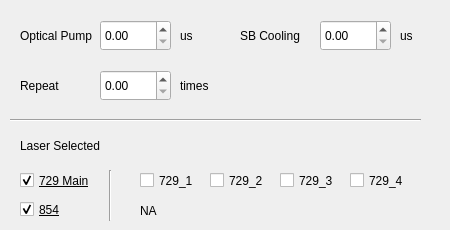
    <widget class="QWidget" name="tab_6">
     <attribute name="title">
      <string>Opt Pump SB Cooling</string>
     </attribute>
     <widget class="QLabel" name="label_41">
      <property name="geometry">
       <rect>
        <x>20</x>
        <y>20</y>
        <width>131</width>
        <height>31</height>
       </rect>
      </property>
      <property name="font">
       <font>
        <family>Arial</family>
        <pointsize>9</pointsize>
        <weight>50</weight>
        <bold>false</bold>
        <strikeout>false</strikeout>
       </font>
      </property>
      <property name="text">
       <string>Optical Pump</string>
      </property>
     </widget>
     <widget class="QLabel" name="label_40">
      <property name="geometry">
       <rect>
        <x>180</x>
        <y>20</y>
        <width>31</width>
        <height>31</height>
       </rect>
      </property>
      <property name="font">
       <font>
        <family>Arial</family>
        <pointsize>9</pointsize>
        <weight>50</weight>
        <bold>false</bold>
        <strikeout>false</strikeout>
       </font>
      </property>
      <property name="text">
       <string>us</string>
      </property>
     </widget>
     <widget class="QDoubleSpinBox" name="doubleSpinBox_OP">
      <property name="geometry">
       <rect>
        <x>100</x>
        <y>20</y>
        <width>71</width>
        <height>31</height>
       </rect>
      </property>
      <property name="font">
       <font>
        <family>Arial</family>
        <pointsize>9</pointsize>
        <weight>50</weight>
        <bold>false</bold>
        <strikeout>false</strikeout>
       </font>
      </property>
      <property name="layoutDirection">
       <enum>Qt::LeftToRight</enum>
      </property>
      <property name="alignment">
       <set>Qt::AlignLeading|Qt::AlignLeft|Qt::AlignVCenter</set>
      </property>
      <property name="maximum">
       <double>999999.989999999990687</double>
      </property>
     </widget>
     <widget class="QCheckBox" name="Laser_729_1_OP">
      <property name="geometry">
       <rect>
        <x>140</x>
        <y>170</y>
        <width>91</width>
        <height>21</height>
       </rect>
      </property>
      <property name="font">
       <font>
        <family>Arial</family>
        <pointsize>9</pointsize>
        <weight>50</weight>
        <bold>false</bold>
        <strikeout>false</strikeout>
       </font>
      </property>
      <property name="text">
       <string>729_1</string>
      </property>
     </widget>
     <widget class="QCheckBox" name="Laser_729_3_OP">
      <property name="geometry">
       <rect>
        <x>280</x>
        <y>170</y>
        <width>91</width>
        <height>21</height>
       </rect>
      </property>
      <property name="font">
       <font>
        <family>Arial</family>
        <pointsize>9</pointsize>
        <weight>50</weight>
        <bold>false</bold>
        <strikeout>false</strikeout>
       </font>
      </property>
      <property name="text">
       <string>729_3</string>
      </property>
     </widget>
     <widget class="QCheckBox" name="Laser_729_2_OP">
      <property name="geometry">
       <rect>
        <x>210</x>
        <y>170</y>
        <width>91</width>
        <height>21</height>
       </rect>
      </property>
      <property name="font">
       <font>
        <family>Arial</family>
        <pointsize>9</pointsize>
        <weight>50</weight>
        <bold>false</bold>
        <strikeout>false</strikeout>
       </font>
      </property>
      <property name="text">
       <string>729_2</string>
      </property>
     </widget>
     <widget class="QCheckBox" name="Laser_729_4_OP">
      <property name="geometry">
       <rect>
        <x>350</x>
        <y>170</y>
        <width>91</width>
        <height>21</height>
       </rect>
      </property>
      <property name="font">
       <font>
        <family>Arial</family>
        <pointsize>9</pointsize>
        <weight>50</weight>
        <bold>false</bold>
        <strikeout>false</strikeout>
       </font>
      </property>
      <property name="text">
       <string>729_4</string>
      </property>
     </widget>
     <widget class="QCheckBox" name="Laser_854_OP">
      <property name="geometry">
       <rect>
        <x>20</x>
        <y>200</y>
        <width>91</width>
        <height>19</height>
       </rect>
      </property>
      <property name="font">
       <font>
        <family>Arial</family>
        <pointsize>9</pointsize>
        <weight>50</weight>
        <bold>false</bold>
        <underline>true</underline>
        <strikeout>false</strikeout>
       </font>
      </property>
      <property name="text">
       <string>854</string>
      </property>
      <property name="checkable">
       <bool>true</bool>
      </property>
      <property name="checked">
       <bool>true</bool>
      </property>
     </widget>
     <widget class="Line" name="line_3">
      <property name="geometry">
       <rect>
        <x>10</x>
        <y>110</y>
        <width>411</width>
        <height>20</height>
       </rect>
      </property>
      <property name="orientation">
       <enum>Qt::Horizontal</enum>
      </property>
     </widget>
     <widget class="QCheckBox" name="Laser_729_main_OP">
      <property name="geometry">
       <rect>
        <x>20</x>
        <y>170</y>
        <width>91</width>
        <height>21</height>
       </rect>
      </property>
      <property name="font">
       <font>
        <family>Arial</family>
        <pointsize>9</pointsize>
        <weight>50</weight>
        <italic>false</italic>
        <bold>false</bold>
        <underline>true</underline>
        <strikeout>false</strikeout>
       </font>
      </property>
      <property name="text">
       <string>729 Main</string>
      </property>
      <property name="checked">
       <bool>true</bool>
      </property>
     </widget>
     <widget class="QLabel" name="label_43">
      <property name="geometry">
       <rect>
        <x>20</x>
        <y>130</y>
        <width>131</width>
        <height>31</height>
       </rect>
      </property>
      <property name="font">
       <font>
        <family>Arial</family>
        <pointsize>9</pointsize>
        <weight>50</weight>
        <bold>false</bold>
        <strikeout>false</strikeout>
       </font>
      </property>
      <property name="text">
       <string>Laser Selected</string>
      </property>
     </widget>
     <widget class="Line" name="line_5">
      <property name="geometry">
       <rect>
        <x>100</x>
        <y>170</y>
        <width>20</width>
        <height>51</height>
       </rect>
      </property>
      <property name="orientation">
       <enum>Qt::Vertical</enum>
      </property>
     </widget>
     <widget class="QLabel" name="label_46">
      <property name="geometry">
       <rect>
        <x>140</x>
        <y>200</y>
        <width>131</width>
        <height>21</height>
       </rect>
      </property>
      <property name="font">
       <font>
        <family>Arial</family>
        <pointsize>9</pointsize>
        <weight>50</weight>
        <bold>false</bold>
        <strikeout>false</strikeout>
       </font>
      </property>
      <property name="text">
       <string>NA</string>
      </property>
     </widget>
     <widget class="QDoubleSpinBox" name="doubleSpinBox_SB">
      <property name="geometry">
       <rect>
        <x>320</x>
        <y>20</y>
        <width>71</width>
        <height>31</height>
       </rect>
      </property>
      <property name="font">
       <font>
        <family>Arial</family>
        <pointsize>9</pointsize>
        <weight>50</weight>
        <bold>false</bold>
        <strikeout>false</strikeout>
       </font>
      </property>
      <property name="layoutDirection">
       <enum>Qt::LeftToRight</enum>
      </property>
      <property name="alignment">
       <set>Qt::AlignLeading|Qt::AlignLeft|Qt::AlignVCenter</set>
      </property>
      <property name="maximum">
       <double>999999.989999999990687</double>
      </property>
     </widget>
     <widget class="QLabel" name="label_53">
      <property name="geometry">
       <rect>
        <x>400</x>
        <y>20</y>
        <width>31</width>
        <height>31</height>
       </rect>
      </property>
      <property name="font">
       <font>
        <family>Arial</family>
        <pointsize>9</pointsize>
        <weight>50</weight>
        <bold>false</bold>
        <strikeout>false</strikeout>
       </font>
      </property>
      <property name="text">
       <string>us</string>
      </property>
     </widget>
     <widget class="QLabel" name="label_54">
      <property name="geometry">
       <rect>
        <x>240</x>
        <y>20</y>
        <width>81</width>
        <height>31</height>
       </rect>
      </property>
      <property name="font">
       <font>
        <family>Arial</family>
        <pointsize>9</pointsize>
        <weight>50</weight>
        <bold>false</bold>
        <strikeout>false</strikeout>
       </font>
      </property>
      <property name="text">
       <string>SB Cooling</string>
      </property>
     </widget>
     <widget class="QDoubleSpinBox" name="doubleSpinBox_OPSBrepeat">
      <property name="geometry">
       <rect>
        <x>100</x>
        <y>70</y>
        <width>71</width>
        <height>31</height>
       </rect>
      </property>
      <property name="font">
       <font>
        <family>Arial</family>
        <pointsize>9</pointsize>
        <weight>50</weight>
        <bold>false</bold>
        <strikeout>false</strikeout>
       </font>
      </property>
      <property name="layoutDirection">
       <enum>Qt::LeftToRight</enum>
      </property>
      <property name="alignment">
       <set>Qt::AlignLeading|Qt::AlignLeft|Qt::AlignVCenter</set>
      </property>
      <property name="maximum">
       <double>999999.989999999990687</double>
      </property>
     </widget>
     <widget class="QLabel" name="label_56">
      <property name="geometry">
       <rect>
        <x>180</x>
        <y>70</y>
        <width>41</width>
        <height>31</height>
       </rect>
      </property>
      <property name="font">
       <font>
        <family>Arial</family>
        <pointsize>9</pointsize>
        <weight>50</weight>
        <bold>false</bold>
        <strikeout>false</strikeout>
       </font>
      </property>
      <property name="text">
       <string>times</string>
      </property>
     </widget>
     <widget class="QLabel" name="label_57">
      <property name="geometry">
       <rect>
        <x>20</x>
        <y>70</y>
        <width>81</width>
        <height>31</height>
       </rect>
      </property>
      <property name="font">
       <font>
        <family>Arial</family>
        <pointsize>9</pointsize>
        <weight>50</weight>
        <bold>false</bold>
        <strikeout>false</strikeout>
       </font>
      </property>
      <property name="text">
       <string>Repeat</string>
      </property>
     </widget>
    </widget>
